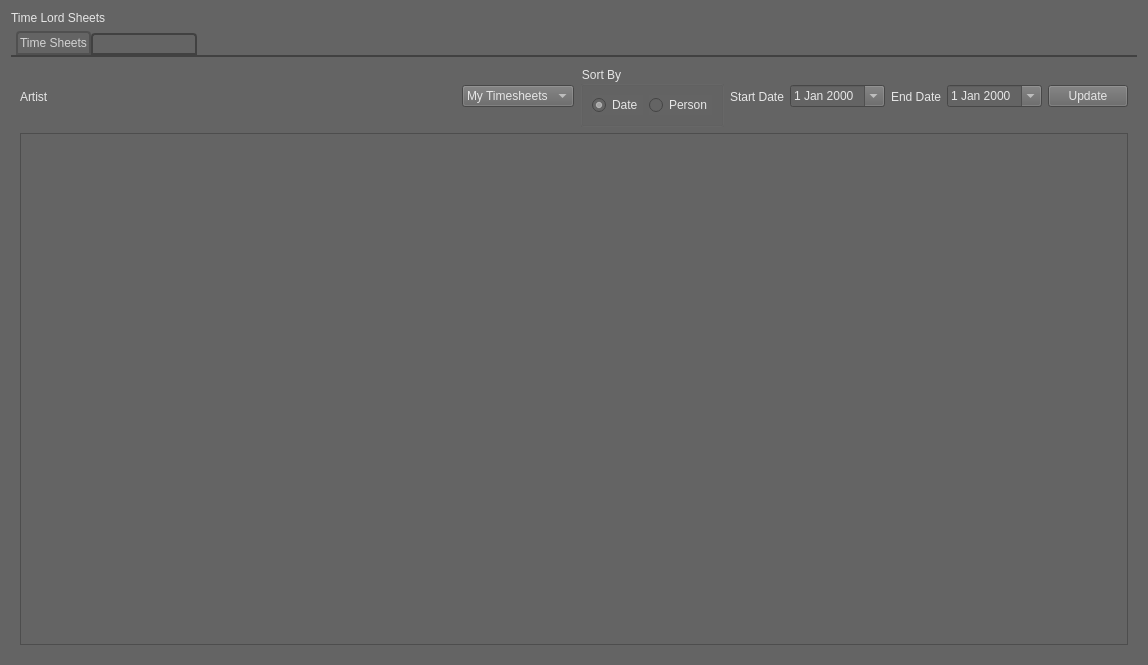
<?xml version="1.0" encoding="UTF-8"?>
<ui version="4.0">
 <class>TimeSheets</class>
 <widget class="QWidget" name="TimeSheets">
  <property name="geometry">
   <rect>
    <x>0</x>
    <y>0</y>
    <width>1148</width>
    <height>665</height>
   </rect>
  </property>
  <property name="windowTitle">
   <string>Time Sheets</string>
  </property>
  <property name="styleSheet">
   <string notr="true">background-color: rgb(100, 100, 100);
color: rgb(230, 230, 230);</string>
  </property>
  <layout class="QVBoxLayout" name="verticalLayout_2">
   <item>
    <widget class="QLabel" name="title">
     <property name="styleSheet">
      <string notr="true">font: 24pt &quot;SeriaSansPro&quot;;</string>
     </property>
     <property name="text">
      <string>Time Lord Sheets</string>
     </property>
    </widget>
   </item>
   <item>
    <widget class="QTabWidget" name="tabs">
     <property name="styleSheet">
      <string notr="true">QTabWidget::pane { /* The tab widget frame */
    border-top: 2px solid rgb(65, 65, 65);
}

QTabWidget::tab-bar {
    left: 5px; /* move to the right by 5px */
}

QTabBar::tab {
    background: qlineargradient(x1: 0, y1: 0, x2: 0, y2: 1,
                                stop: 0 rgb(65, 65, 65), stop: 0.4 rgb(70, 70, 70),
                                stop: 0.5 rgb(75, 75, 75), stop: 1.0 rgb(80, 80, 80));
    border: 2px solid  rgb(65, 65, 65);
	color: rgb(100, 100, 100);
    border-bottom-color: rgb(65, 65, 65);
    border-top-left-radius: 4px;
    border-top-right-radius: 4px;
    min-width: 8ex;
    padding: 2px;
}

QTabBar::tab:selected, QTabBar::tab:hover {
    background: qlineargradient(x1: 0, y1: 0, x2: 0, y2: 1,
                                stop: 0 rgb(80, 80, 80), stop: 0.4 rgb(85, 85, 85),
                                stop: 0.5 rgb(90, 90, 90), stop: 1.0 rgb(100, 100, 100));
	color: rgb(255, 255, 255);
}

QTabBar::tab:selected {
    border-color:rgb(80, 80, 80);
	
	color: rgb(210, 210, 210);
    border-bottom-color: rgb(80, 80, 80); /* same as pane color */
}

QTabBar::tab:!selected {
    margin-top: 2px; /* make non-selected tabs look smaller */
}
</string>
     </property>
     <property name="currentIndex">
      <number>0</number>
     </property>
     <widget class="QWidget" name="time_sheets_tab">
      <attribute name="title">
       <string>Time Sheets</string>
      </attribute>
      <layout class="QVBoxLayout" name="verticalLayout">
       <item>
        <layout class="QHBoxLayout" name="horizontalLayout">
         <item>
          <widget class="QLabel" name="artist_name">
           <property name="styleSheet">
            <string notr="true">font: 18pt &quot;SeriaSansPro&quot;;</string>
           </property>
           <property name="text">
            <string>Artist</string>
           </property>
          </widget>
         </item>
         <item>
          <spacer name="horizontalSpacer">
           <property name="orientation">
            <enum>Qt::Horizontal</enum>
           </property>
           <property name="sizeHint" stdset="0">
            <size>
             <width>40</width>
             <height>20</height>
            </size>
           </property>
          </spacer>
         </item>
         <item>
          <widget class="QComboBox" name="whose_timesheets">
           <item>
            <property name="text">
             <string>My Timesheets</string>
            </property>
           </item>
          </widget>
         </item>
         <item>
          <widget class="QGroupBox" name="sort_by">
           <property name="title">
            <string>Sort By</string>
           </property>
           <property name="flat">
            <bool>true</bool>
           </property>
           <layout class="QHBoxLayout" name="horizontalLayout_3">
            <item>
             <layout class="QHBoxLayout" name="horizontalLayout_2">
              <item>
               <widget class="QRadioButton" name="date_rdo">
                <property name="text">
                 <string>Date</string>
                </property>
                <property name="checked">
                 <bool>true</bool>
                </property>
               </widget>
              </item>
              <item>
               <widget class="QRadioButton" name="person_rdo">
                <property name="text">
                 <string>Person</string>
                </property>
               </widget>
              </item>
             </layout>
            </item>
           </layout>
          </widget>
         </item>
         <item>
          <widget class="QLabel" name="start_date_label">
           <property name="text">
            <string>Start Date</string>
           </property>
          </widget>
         </item>
         <item>
          <widget class="QDateEdit" name="start_date">
           <property name="calendarPopup">
            <bool>true</bool>
           </property>
          </widget>
         </item>
         <item>
          <widget class="QLabel" name="end_date_label">
           <property name="text">
            <string>End Date</string>
           </property>
          </widget>
         </item>
         <item>
          <widget class="QDateEdit" name="end_date">
           <property name="calendarPopup">
            <bool>true</bool>
           </property>
          </widget>
         </item>
         <item>
          <widget class="QPushButton" name="update_btn">
           <property name="text">
            <string>Update</string>
           </property>
          </widget>
         </item>
        </layout>
       </item>
       <item>
        <widget class="QTreeWidget" name="sheet_tree">
         <attribute name="headerVisible">
          <bool>false</bool>
         </attribute>
         <column>
          <property name="text">
           <string>None</string>
          </property>
         </column>
        </widget>
       </item>
      </layout>
     </widget>
     <widget class="QWidget" name="manual_time">
      <attribute name="title">
       <string>Manual Time Card</string>
      </attribute>
      <layout class="QVBoxLayout" name="verticalLayout_3">
       <item>
        <widget class="QLabel" name="label">
         <property name="text">
          <string>Coming Eventually!</string>
         </property>
         <property name="alignment">
          <set>Qt::AlignCenter</set>
         </property>
        </widget>
       </item>
      </layout>
     </widget>
    </widget>
   </item>
  </layout>
 </widget>
 <resources/>
 <connections/>
</ui>
